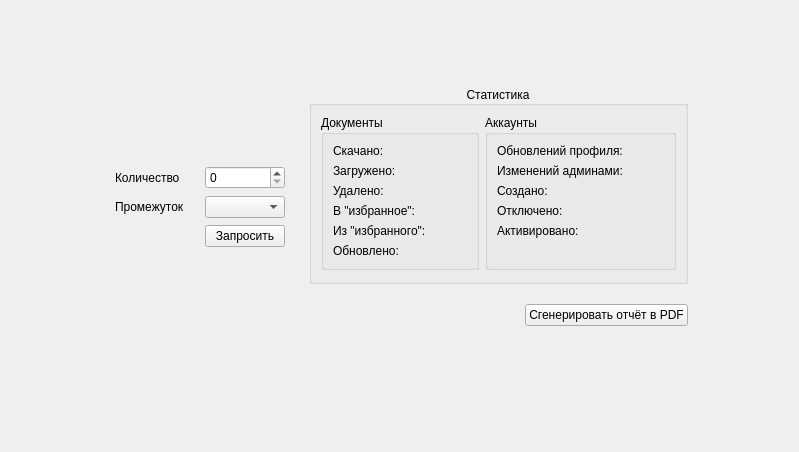
<?xml version="1.0" encoding="UTF-8"?>
<ui version="4.0">
 <class>Statistics</class>
 <widget class="QWidget" name="Statistics">
  <property name="geometry">
   <rect>
    <x>0</x>
    <y>0</y>
    <width>799</width>
    <height>452</height>
   </rect>
  </property>
  <property name="windowTitle">
   <string>Form</string>
  </property>
  <layout class="QHBoxLayout" name="horizontalLayout_4">
   <item>
    <spacer name="horizontalSpacer_2">
     <property name="orientation">
      <enum>Qt::Horizontal</enum>
     </property>
     <property name="sizeHint" stdset="0">
      <size>
       <width>40</width>
       <height>20</height>
      </size>
     </property>
    </spacer>
   </item>
   <item>
    <layout class="QVBoxLayout" name="verticalLayout_2">
     <property name="bottomMargin">
      <number>15</number>
     </property>
     <item>
      <spacer name="verticalSpacer_2">
       <property name="orientation">
        <enum>Qt::Vertical</enum>
       </property>
       <property name="sizeHint" stdset="0">
        <size>
         <width>20</width>
         <height>40</height>
        </size>
       </property>
      </spacer>
     </item>
     <item>
      <layout class="QHBoxLayout" name="horizontalLayout_3">
       <property name="spacing">
        <number>20</number>
       </property>
       <property name="leftMargin">
        <number>3</number>
       </property>
       <property name="topMargin">
        <number>3</number>
       </property>
       <property name="rightMargin">
        <number>3</number>
       </property>
       <property name="bottomMargin">
        <number>3</number>
       </property>
       <item>
        <layout class="QVBoxLayout" name="verticalLayout_3">
         <property name="leftMargin">
          <number>2</number>
         </property>
         <property name="topMargin">
          <number>2</number>
         </property>
         <property name="rightMargin">
          <number>2</number>
         </property>
         <property name="bottomMargin">
          <number>2</number>
         </property>
         <item>
          <spacer name="verticalSpacer_3">
           <property name="orientation">
            <enum>Qt::Vertical</enum>
           </property>
           <property name="sizeHint" stdset="0">
            <size>
             <width>20</width>
             <height>40</height>
            </size>
           </property>
          </spacer>
         </item>
         <item>
          <layout class="QFormLayout" name="formLayout">
           <property name="verticalSpacing">
            <number>7</number>
           </property>
           <property name="leftMargin">
            <number>2</number>
           </property>
           <property name="topMargin">
            <number>2</number>
           </property>
           <property name="rightMargin">
            <number>2</number>
           </property>
           <property name="bottomMargin">
            <number>2</number>
           </property>
           <item row="0" column="0">
            <widget class="QLabel" name="l_count">
             <property name="sizePolicy">
              <sizepolicy hsizetype="Minimum" vsizetype="Minimum">
               <horstretch>0</horstretch>
               <verstretch>0</verstretch>
              </sizepolicy>
             </property>
             <property name="text">
              <string>Количество</string>
             </property>
            </widget>
           </item>
           <item row="0" column="1">
            <widget class="QSpinBox" name="sb_count">
             <property name="minimum">
              <number>0</number>
             </property>
             <property name="maximum">
              <number>366</number>
             </property>
             <property name="value">
              <number>0</number>
             </property>
             <property name="displayIntegerBase">
              <number>10</number>
             </property>
            </widget>
           </item>
           <item row="1" column="0">
            <widget class="QLabel" name="l_interval">
             <property name="sizePolicy">
              <sizepolicy hsizetype="Minimum" vsizetype="Minimum">
               <horstretch>0</horstretch>
               <verstretch>0</verstretch>
              </sizepolicy>
             </property>
             <property name="text">
              <string>Промежуток</string>
             </property>
            </widget>
           </item>
           <item row="1" column="1">
            <widget class="QComboBox" name="cb_interval">
             <property name="sizePolicy">
              <sizepolicy hsizetype="Minimum" vsizetype="Minimum">
               <horstretch>0</horstretch>
               <verstretch>0</verstretch>
              </sizepolicy>
             </property>
            </widget>
           </item>
           <item row="2" column="1">
            <widget class="QPushButton" name="b_getStatistics">
             <property name="sizePolicy">
              <sizepolicy hsizetype="Minimum" vsizetype="Minimum">
               <horstretch>0</horstretch>
               <verstretch>0</verstretch>
              </sizepolicy>
             </property>
             <property name="text">
              <string>Запросить</string>
             </property>
            </widget>
           </item>
          </layout>
         </item>
         <item>
          <spacer name="verticalSpacer_4">
           <property name="orientation">
            <enum>Qt::Vertical</enum>
           </property>
           <property name="sizeHint" stdset="0">
            <size>
             <width>20</width>
             <height>40</height>
            </size>
           </property>
          </spacer>
         </item>
        </layout>
       </item>
       <item>
        <layout class="QVBoxLayout" name="verticalLayout">
         <item>
          <widget class="QGroupBox" name="groupBox">
           <property name="title">
            <string>Статистика</string>
           </property>
           <property name="alignment">
            <set>Qt::AlignCenter</set>
           </property>
           <layout class="QHBoxLayout" name="horizontalLayout">
            <property name="bottomMargin">
             <number>11</number>
            </property>
            <item>
             <widget class="QGroupBox" name="groupBox_2">
              <property name="sizePolicy">
               <sizepolicy hsizetype="MinimumExpanding" vsizetype="MinimumExpanding">
                <horstretch>0</horstretch>
                <verstretch>0</verstretch>
               </sizepolicy>
              </property>
              <property name="title">
               <string>Документы</string>
              </property>
              <layout class="QFormLayout" name="formLayout_3">
               <item row="0" column="0">
                <widget class="QLabel" name="l_d_download">
                 <property name="text">
                  <string>Скачано:</string>
                 </property>
                </widget>
               </item>
               <item row="0" column="1">
                <widget class="QLabel" name="l_d_set_dowload">
                 <property name="minimumSize">
                  <size>
                   <width>35</width>
                   <height>0</height>
                  </size>
                 </property>
                 <property name="text">
                  <string/>
                 </property>
                </widget>
               </item>
               <item row="1" column="0">
                <widget class="QLabel" name="l_d_upload">
                 <property name="text">
                  <string>Загружено:</string>
                 </property>
                </widget>
               </item>
               <item row="1" column="1">
                <widget class="QLabel" name="l_d_set_upload">
                 <property name="minimumSize">
                  <size>
                   <width>35</width>
                   <height>0</height>
                  </size>
                 </property>
                 <property name="text">
                  <string/>
                 </property>
                </widget>
               </item>
               <item row="3" column="0">
                <widget class="QLabel" name="l_d_addFav">
                 <property name="text">
                  <string>В &quot;избранное&quot;:</string>
                 </property>
                </widget>
               </item>
               <item row="4" column="0">
                <widget class="QLabel" name="l_d_delFav">
                 <property name="text">
                  <string>Из &quot;избранного&quot;:</string>
                 </property>
                </widget>
               </item>
               <item row="3" column="1">
                <widget class="QLabel" name="l_d_set_addFav">
                 <property name="minimumSize">
                  <size>
                   <width>35</width>
                   <height>0</height>
                  </size>
                 </property>
                 <property name="text">
                  <string/>
                 </property>
                </widget>
               </item>
               <item row="4" column="1">
                <widget class="QLabel" name="l_d_set_delFav">
                 <property name="minimumSize">
                  <size>
                   <width>35</width>
                   <height>0</height>
                  </size>
                 </property>
                 <property name="text">
                  <string/>
                 </property>
                </widget>
               </item>
               <item row="5" column="0">
                <widget class="QLabel" name="l_d_update">
                 <property name="text">
                  <string>Обновлено:</string>
                 </property>
                </widget>
               </item>
               <item row="5" column="1">
                <widget class="QLabel" name="l_d_set_update">
                 <property name="minimumSize">
                  <size>
                   <width>35</width>
                   <height>0</height>
                  </size>
                 </property>
                 <property name="text">
                  <string/>
                 </property>
                </widget>
               </item>
               <item row="2" column="0">
                <widget class="QLabel" name="l_d_delete">
                 <property name="text">
                  <string>Удалено:</string>
                 </property>
                </widget>
               </item>
               <item row="2" column="1">
                <widget class="QLabel" name="l_d_set_delete">
                 <property name="minimumSize">
                  <size>
                   <width>35</width>
                   <height>0</height>
                  </size>
                 </property>
                 <property name="text">
                  <string/>
                 </property>
                </widget>
               </item>
              </layout>
             </widget>
            </item>
            <item>
             <widget class="QGroupBox" name="groupBox_3">
              <property name="sizePolicy">
               <sizepolicy hsizetype="MinimumExpanding" vsizetype="MinimumExpanding">
                <horstretch>0</horstretch>
                <verstretch>0</verstretch>
               </sizepolicy>
              </property>
              <property name="title">
               <string>Аккаунты</string>
              </property>
              <layout class="QFormLayout" name="formLayout_4">
               <item row="0" column="0">
                <widget class="QLabel" name="l_a_updateInfo">
                 <property name="text">
                  <string>Обновлений профиля:</string>
                 </property>
                </widget>
               </item>
               <item row="1" column="0">
                <widget class="QLabel" name="l_a_updateSpecInfo">
                 <property name="text">
                  <string>Изменений админами:</string>
                 </property>
                </widget>
               </item>
               <item row="2" column="0">
                <widget class="QLabel" name="l_a_create">
                 <property name="text">
                  <string>Создано:</string>
                 </property>
                </widget>
               </item>
               <item row="3" column="0">
                <widget class="QLabel" name="l_a_activeOff">
                 <property name="text">
                  <string>Отключено:</string>
                 </property>
                </widget>
               </item>
               <item row="0" column="1">
                <widget class="QLabel" name="l_a_set_updateInfo">
                 <property name="minimumSize">
                  <size>
                   <width>35</width>
                   <height>0</height>
                  </size>
                 </property>
                 <property name="text">
                  <string/>
                 </property>
                </widget>
               </item>
               <item row="2" column="1">
                <widget class="QLabel" name="l_a_set_create">
                 <property name="minimumSize">
                  <size>
                   <width>35</width>
                   <height>0</height>
                  </size>
                 </property>
                 <property name="text">
                  <string/>
                 </property>
                </widget>
               </item>
               <item row="3" column="1">
                <widget class="QLabel" name="l_a_set_activeOff">
                 <property name="minimumSize">
                  <size>
                   <width>35</width>
                   <height>0</height>
                  </size>
                 </property>
                 <property name="text">
                  <string/>
                 </property>
                </widget>
               </item>
               <item row="1" column="1">
                <widget class="QLabel" name="l_a_set_updateSpecInfo">
                 <property name="minimumSize">
                  <size>
                   <width>35</width>
                   <height>0</height>
                  </size>
                 </property>
                 <property name="text">
                  <string/>
                 </property>
                </widget>
               </item>
               <item row="4" column="0">
                <widget class="QLabel" name="l_a_activeOn">
                 <property name="text">
                  <string>Активировано:</string>
                 </property>
                </widget>
               </item>
               <item row="4" column="1">
                <widget class="QLabel" name="l_a_set_activeOn">
                 <property name="minimumSize">
                  <size>
                   <width>35</width>
                   <height>0</height>
                  </size>
                 </property>
                 <property name="text">
                  <string/>
                 </property>
                </widget>
               </item>
              </layout>
             </widget>
            </item>
           </layout>
          </widget>
         </item>
         <item>
          <layout class="QHBoxLayout" name="horizontalLayout_2">
           <item>
            <spacer name="horizontalSpacer">
             <property name="orientation">
              <enum>Qt::Horizontal</enum>
             </property>
             <property name="sizeHint" stdset="0">
              <size>
               <width>40</width>
               <height>20</height>
              </size>
             </property>
            </spacer>
           </item>
           <item>
            <widget class="QPushButton" name="b_pdfGenerated">
             <property name="text">
              <string>Сгенерировать отчёт в PDF</string>
             </property>
            </widget>
           </item>
          </layout>
         </item>
        </layout>
       </item>
      </layout>
     </item>
     <item>
      <widget class="QLabel" name="l_info">
       <property name="minimumSize">
        <size>
         <width>0</width>
         <height>20</height>
        </size>
       </property>
       <property name="text">
        <string/>
       </property>
      </widget>
     </item>
     <item>
      <spacer name="verticalSpacer">
       <property name="orientation">
        <enum>Qt::Vertical</enum>
       </property>
       <property name="sizeHint" stdset="0">
        <size>
         <width>20</width>
         <height>40</height>
        </size>
       </property>
      </spacer>
     </item>
    </layout>
   </item>
   <item>
    <spacer name="horizontalSpacer_3">
     <property name="orientation">
      <enum>Qt::Horizontal</enum>
     </property>
     <property name="sizeHint" stdset="0">
      <size>
       <width>40</width>
       <height>20</height>
      </size>
     </property>
    </spacer>
   </item>
  </layout>
 </widget>
 <resources/>
 <connections/>
</ui>
